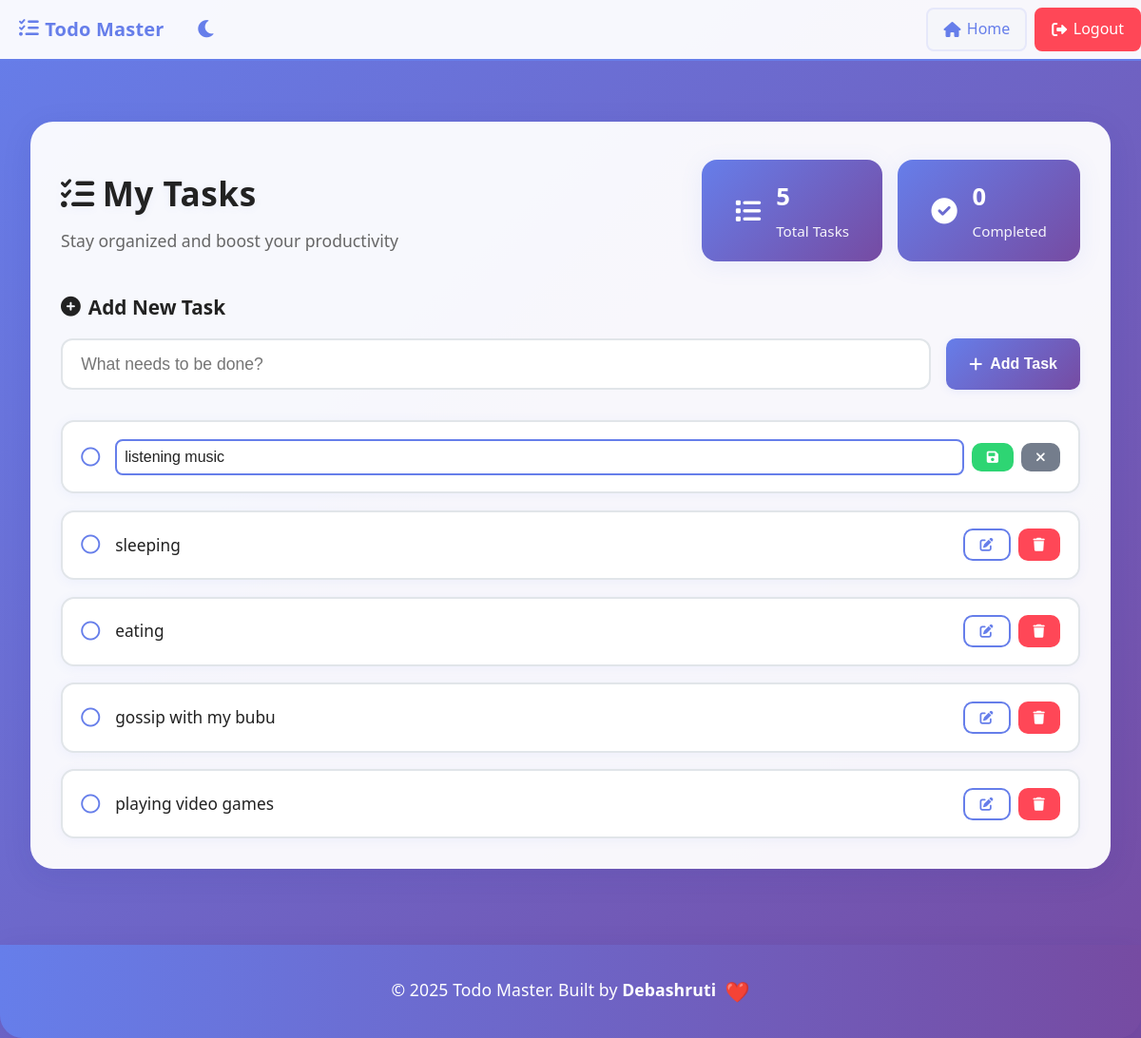
Page /edit_task/4 (signed in) on the committed database.
### main.py (models this page shows)
class Task(db.Model):
    id = db.Column(db.Integer, primary_key=True)
    title = db.Column(db.String(100), nullable=False)
    completed = db.Column(db.Boolean, default=False)
    user_id = db.Column(db.Integer, db.ForeignKey('user.id'), nullable=False)

### main.py (the view)
@app.route('/edit_task/<int:id>', methods=['GET', 'POST'])
def edit_task(id):
    task = Task.query.get_or_404(id)
    if task.user_id != session['user_id']:
        flash("Not authorized.")
        return redirect(url_for('home'))
    if request.method == 'POST':
        task.title = request.form['title']
        db.session.commit()
        flash("Task updated!")
        return redirect(url_for('home'))
    tasks = Task.query.filter_by(user_id=session['user_id']).all()
    return render_template('home.html', tasks=tasks, edit_task=task)

### templates/home.html (shortened to what this page needs)
{% extends "base.html" %}
{% block content %}
<div class="dashboard">
    <div class="dashboard-header">
        <div class="welcome-section">
            <h1><i class="fas fa-tasks"></i> My Tasks</h1>
            <p>Stay organized and boost your productivity</p>
        </div>
        <div class="stats-section">
            <div class="stat-card">
                <i class="fas fa-list"></i>
                <div class="stat-info">
                    <span class="stat-number">{{ tasks|length }}</span>
                    <span class="stat-label">Total Tasks</span>
                </div>
            </div>
            <div class="stat-card">
                <i class="fas fa-check-circle"></i>
                <div class="stat-info">
                    <span class="stat-number">{{ tasks|selectattr('completed')|list|length }}</span>
                    <span class="stat-label">Completed</span>
                </div>
            </div>
        </div>
    </div>
    <div class="task-section">
        <div class="task-header">
            <h2><i class="fas fa-plus-circle"></i> Add New Task</h2>
        </div>
        <form method="POST" action="{{ url_for('add_task') }}" class="task-form">
            <div class="input-group">
                <input type="text" name="title" placeholder="What needs to be done?" required>
                <button type="submit" class="btn btn-primary">
                    <i class="fas fa-plus"></i>
                    Add Task
                </button>
            </div>
        </form>
    </div>
    <div class="tasks-container">
        {% if tasks %}
            <div class="task-list">
                {% for task in tasks %}
                    <div class="task-item {% if task.completed %}completed{% endif %}">
                        <div class="task-content">
                            <div class="task-checkbox">
                                <a href="{{ url_for('toggle_task', id=task.id) }}" class="checkbox-link">
                                    {% if task.completed %}
                                        <i class="fas fa-check-circle"></i>
                                    {% else %}
                                        <i class="far fa-circle"></i>
                                    {% endif %}
                                </a>
                            </div>
                            <div class="task-text">
                                {% if edit_task and edit_task.id == task.id %}
                                    <form method="POST" action="{{ url_for('edit_task', id=task.id) }}" class="edit-form">
                                        <input type="text" name="title" value="{{ task.title }}" required>
                                        <button type="submit" class="btn btn-sm btn-success">
                                            <i class="fas fa-save"></i>
                                        </button>
                                        <a href="{{ url_for('home') }}" class="btn btn-sm btn-secondary">
                                            <i class="fas fa-times"></i>
                                        </a>
                                    </form>
                                {% else %}
                                    <span class="task-title">{{ task.title }}</span>
                                {% endif %}
                            </div>
                        </div>
                        <div class="task-actions">
                            {% if not edit_task or edit_task.id != task.id %}
                                <a href="{{ url_for('edit_task', id=task.id) }}" class="btn btn-sm btn-outline" title="Edit">
                                    <i class="fas fa-edit"></i>
                                </a>
                                <a href="{{ url_for('delete_task', id=task.id) }}" class="btn btn-sm btn-danger"
                                   onclick="return confirm('Are you sure you want to delete this task?')" title="Delete">
                                    <i class="fas fa-trash"></i>
                                </a>
                            {% endif %}
                        </div>
                    </div>
                {% endfor %}
            </div>
        {% else %}
            <div class="empty-state">
                <i class="fas fa-clipboard-list"></i>
                <h3>No tasks yet!</h3>
                <p>Start by adding your first task above.</p>
            </div>
        {% endif %}
    </div>
</div>
{% endblock %}

### static/style.css (style rules this page uses)
* { margin: 0; padding: 0; box-sizing: border-box; }
body { font-family: 'Segoe UI', Tahoma, Geneva, Verdana, sans-serif; background: linear-gradient(135deg, var(--primary) 0%, var(--secondary) 100%); min-height: 100vh; color: var(--text-main); line-height: 1.6; transition: background 0.3s, color 0.3s; }
.dashboard { background: var(--bg-dashboard); border-radius: 24px; padding: 2.5rem 2rem 2rem 2rem; box-shadow: var(--shadow); margin-top: 2rem; transition: background 0.3s, color 0.3s; }
.dashboard-header { display: flex; justify-content: space-between; align-items: center; margin-bottom: 2rem; flex-wrap: wrap; gap: 1rem; }
.welcome-section h1 { color: var(--text-main); margin-bottom: 0.5rem; display: flex; align-items: center; gap: 0.5rem; font-size: 2.2rem; font-weight: 800; letter-spacing: 0.5px; text-shadow: 0 2px 8px rgba(102,126,234,0.08); }
.welcome-section p { color: var(--text-muted); font-size: 1.1rem; }
.stats-section { display: flex; gap: 1rem; }
.stat-card { background: linear-gradient(135deg, var(--primary), var(--secondary)); color: #fff; padding: 1.2rem 2.2rem; border-radius: 16px; display: flex; align-items: center; gap: 1rem; min-width: 120px; box-shadow: 0 4px 24px 0 rgba(102,126,234,0.10); font-size: 1.1rem; transition: transform 0.2s, box-shadow 0.2s; }
.stat-card i { font-size: 1.7rem; }
.stat-number { font-size: 1.6rem; font-weight: bold; display: block; }
.stat-label { font-size: 0.95rem; opacity: 0.93; }
.task-section { margin-bottom: 2rem; }
.task-header h2 { color: var(--text-main); margin-bottom: 1rem; display: flex; align-items: center; gap: 0.5rem; font-size: 1.3rem; font-weight: 700; }
.task-form { margin-bottom: 2rem; }
.input-group { display: flex; gap: 1rem; }
.input-group input[type="text"] { flex: 1; padding: 0.9rem 1.2rem; border: 2px solid #e1e5e9; border-radius: 12px; font-size: 1.1rem; background: var(--bg-card); color: var(--text-main); transition: border 0.2s, background 0.3s, color 0.3s; }
.btn { padding: 0.75rem 1.5rem; border: none; border-radius: 10px; font-size: 1rem; font-weight: 500; cursor: pointer; transition: all 0.3s ease; display: inline-flex; align-items: center; gap: 0.5rem; text-decoration: none; }
.btn-primary { background: linear-gradient(135deg, var(--primary), var(--secondary)); color: #fff; font-weight: 600; border: none; box-shadow: 0 2px 8px 0 rgba(102,126,234,0.10); }
.btn-success { background: #2ed573; color: white; }
.btn-danger { background: #ff4757; color: white; }
.btn-secondary { background: #747d8c; color: white; }
.btn-outline { background: transparent; border: 2px solid #667eea; color: #667eea; }
.btn-sm { padding: 0.5rem 1rem; font-size: 0.875rem; }
.task-list { display: flex; flex-direction: column; gap: 1.1rem; }
.task-item { background: var(--bg-card); border: 2px solid #e1e5e9; border-radius: 14px; padding: 1.1rem 1.2rem; display: flex; align-items: center; justify-content: space-between; transition: all 0.3s; box-shadow: 0 2px 12px 0 rgba(102,126,234,0.07); position: relative; }
.task-content { display: flex; align-items: center; gap: 1rem; flex: 1; }
.task-checkbox { display: flex; align-items: center; }
.checkbox-link { color: var(--primary); font-size: 1.25rem; transition: all 0.3s ease; }
.task-text { flex: 1; }
.task-title { font-size: 1.08rem; color: var(--text-main); font-weight: 500; }
.edit-form { display: flex; gap: 0.5rem; align-items: center; }
.edit-form input { flex: 1; padding: 0.5rem; border: 2px solid var(--primary); border-radius: 8px; font-size: 1rem; background: var(--bg-card); color: var(--text-main); }
.task-actions { display: flex; gap: 0.5rem; }
:root { --primary: #667eea; --secondary: #764ba2; --accent: #ff4757; --bg-light: #f7f7fa; --bg-card: #fff; --bg-dashboard: rgba(255,255,255,0.95); --text-main: #222; --text-muted: #666; --shadow: 0 8px 32px 0 rgba(31, 38, 135, 0.10); }

### rows in the picture
Task: completed False (drawn), title "listening music"
Task: completed False (drawn), title "sleeping"
Task: completed False (drawn), title "eating"
Task: completed False (drawn), title "gossip with my bubu"
Task: completed False (drawn), title "playing video games"

### other values in the picture
{{ tasks|length }} "5"
{{ tasks|selectattr('completed')|list|length }} "0"
